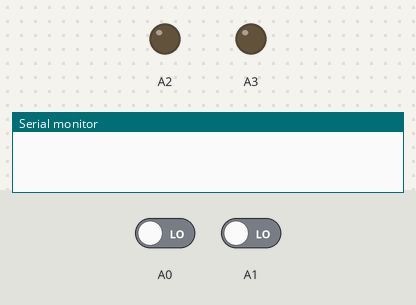
Simulated run of this sketch. Board: Arduino Nano, built with avr-gcc and run on an emulated ATmega328P. Parts: output pins drawn as LEDs (lit = HIGH), the last lines printed to the serial monitor. Inputs (shaded band) come from the test bench; at power-on: A0 LOW, A1 LOW.

Above: at 4.8 s.
4.9 s: A0 driven HIGH
At 6.4 s:
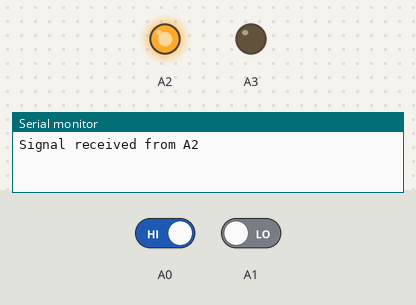
7.6 s: A0 driven LOW
At 10.4 s:
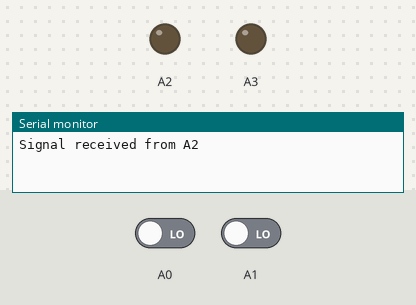
11.6 s: A1 driven HIGH
At 12.9 s:
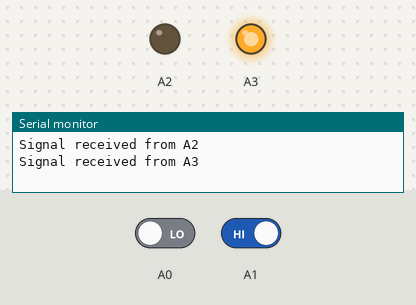
14.3 s: A1 driven LOW
At 17.3 s:
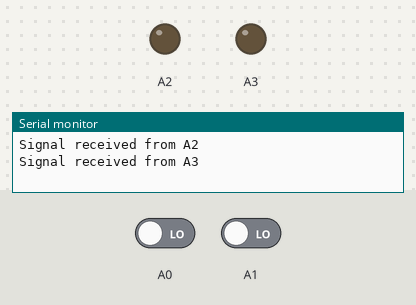
Timing chart, 0 to 18.8 s (numbered marks = the images above; inputs shaded):
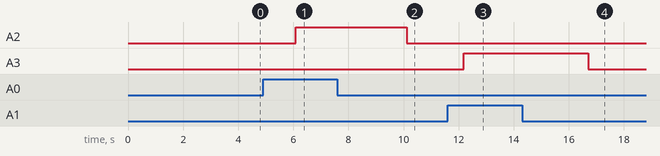

The sketch:

Rf_demo.ino
```cpp
/*

Pin connections:
    RF module         Arduino Nano
 1) Pin 10(OPT1) ----->   GND
 2) Pin 2,15(GND)----->   GND
 3) Pin 16(VCC)  ----->   3.3V
 4) Pin 3        ----->   A0
 5) Pin 4        ----->   A1
 6) Pin 9        ----->   A2
 7) Pin 11       ----->   A3

 Other connections:
 Arduio Mega:
 1) Pin A6 ----> 3.3V Led
 2) Pin A7 ----> 3.3V Led

 Note: connect the other end of the led via a 3.3K resistor to the ground

 IMPORTANT: Before flashing the code, both the transceivers have to be paired with each other.
*/

void setup() {
  // put your setup code here, to run once:

  Serial.begin(9600);

  pinMode(A2,OUTPUT);
  pinMode(A3,OUTPUT);
  pinMode(A6,OUTPUT);
  pinMode(A7,OUTPUT);

  pinMode(A0,INPUT);
  pinMode(A1,INPUT);
}

void loop() {
  // put your main code here, to run repeatedly:
  digitalWrite(A2,LOW);
  delay(5);
    if (digitalRead(A0) == HIGH)
  {
    Serial.println("Signal received from A2");
    digitalWrite(A6,HIGH);
    while(digitalRead(A0) != LOW)
    {
      digitalWrite(A2,HIGH);
      delay(500);
      }
    digitalWrite(A6,LOW);
    }
  delay(20);

  digitalWrite(A3,LOW);
  delay(5);
    if (digitalRead(A1) == HIGH)
  {
    Serial.println("Signal received from A3");
    digitalWrite(A7,HIGH);
    while(digitalRead(A1) != LOW)
    {
      digitalWrite(A3,HIGH);
      delay(500);
      }
    digitalWrite(A7,LOW);
    }


  delay(2000);


}
```

Measured:
- after the input at 4.9 s, A2: LOW → HIGH after 1.2 s
- after the input at 7.6 s, A2: HIGH → LOW after 2.5 s
- after the input at 11.6 s, A3: LOW → HIGH after 0.58 s
- after the input at 14.3 s, A3: HIGH → LOW after 2.4 s
